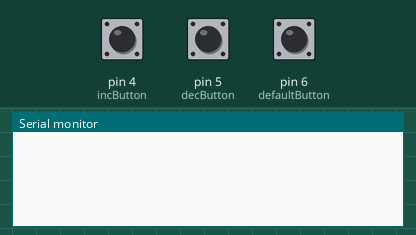
The sketch below on a simulated Arduino Uno, built with avr-gcc and run on an emulated ATmega328P. Parts: the last lines printed to the serial monitor. Inputs (shaded band) come from the test bench; at power-on: pin 4 (incButton) LOW, pin 5 (decButton) LOW, pin 6 (defaultButton) LOW.

Above: at 1.2 s.
1.3 s: pin 4 (incButton) pulled HIGH for 0.15 s
At 1.9 s:
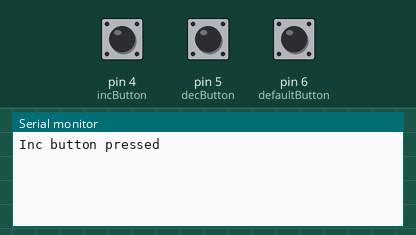
2.9 s: pin 5 (decButton) pulled HIGH for 0.15 s
At 4.1 s:
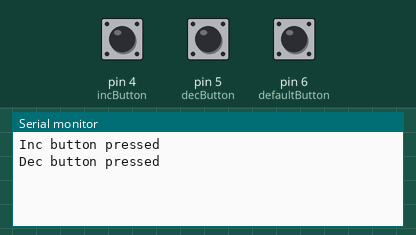
4.5 s: pin 6 (defaultButton) pulled HIGH for 0.15 s
At 5.6 s:
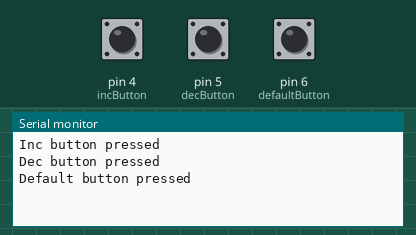

The sketch:

test_PushButtons.ino
```cpp
/*For testing push buttons*/

// Pin setup
const int incButton = 4;     // Button A
const int decButton = 5;     // Button B
const int defaultButton = 6;

void setup() {
  pinMode(incButton, INPUT);
  pinMode(decButton, INPUT);
  pinMode(defaultButton, INPUT);

  Serial.begin(9600);
}

void loop() {
  if (digitalRead(incButton) == HIGH) {
    Serial.println("Inc button pressed");
    delay(200); // debounce delay
  }

  if (digitalRead(decButton) == HIGH) {
    Serial.println("Dec button pressed");
    delay(200); // debounce delay
  }

  if (digitalRead(defaultButton) == HIGH) {
    Serial.println("Default button pressed");
    delay(200); // debounce delay
  }
}
```

Measured:
- after the input at 1.3 s, the serial monitor: prints a new line at once (image 1)
- after the input at 2.9 s, the serial monitor: prints a new line at once (image 2)
- after the input at 4.5 s, the serial monitor: prints a new line at once (image 3)
